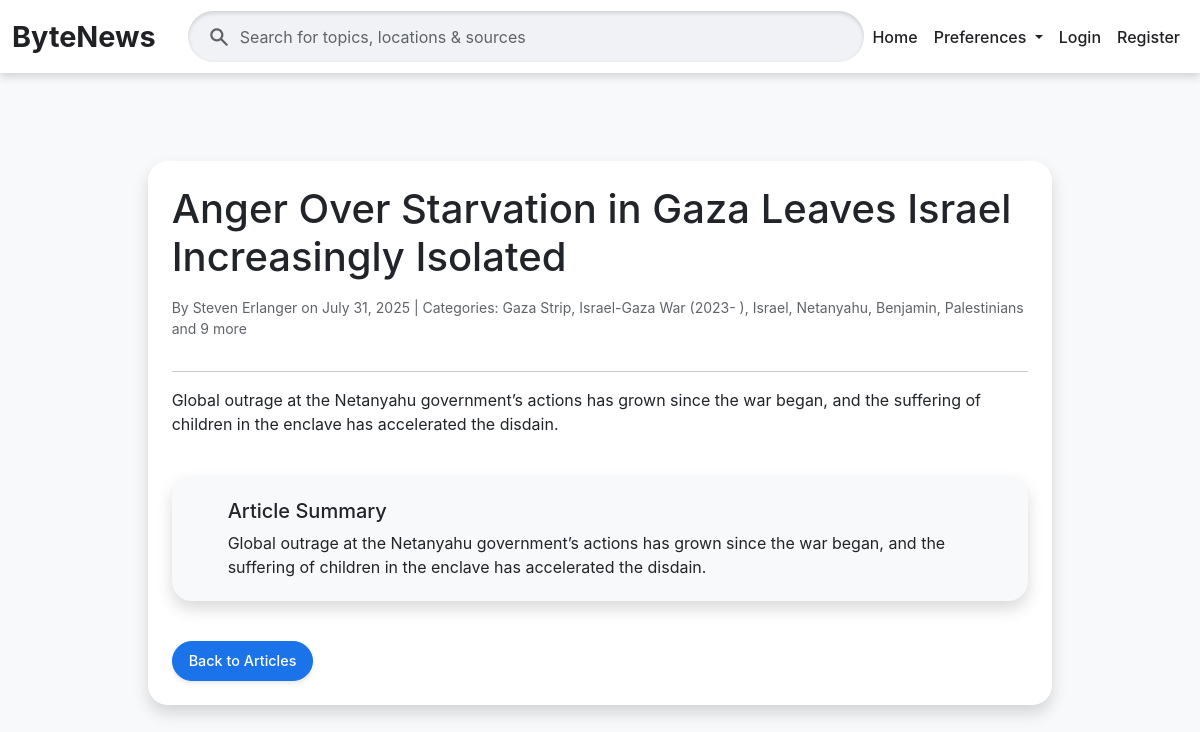
Page /article/anger-over-starvation-in-gaza-leaves-israel-increasingly-isolated/ on the committed database.
### news/models.py (models this page shows, shortened)
class Article(models.Model):
    title = models.CharField(max_length=200)
    content = models.TextField()
    publication_date = models.DateTimeField()
    author = models.CharField(max_length=100, blank=True, null=True)
    link = models.URLField(unique=True) # Ensure article links are unique
    categories = models.ManyToManyField(Category, related_name='articles')
    summary = models.TextField(blank=True, null=True) # New field for summary
    slug = models.SlugField(null=True, max_length=255, blank=True)
    approved = models.BooleanField(default=False) # New field to track approval status
    class Meta:
        ordering = ['-publication_date'] # Default ordering for articles
    def approved_status_icon(self): # Renamed for clarity in admin
        return self.approved # Return the boolean value directly
    approved_status_icon.boolean = True # Displays a nice checkmark/x in admin
    approved_status_icon.short_description = "Approved" # Column header in admin

class Category(models.Model):
    name = models.CharField(max_length=100, unique=True)
    class Meta:
        verbose_name_plural = "Categories" # Fix plural name in admin

### news/views.py (the view)
# urls.py: path('article/<slug:slug>/', views.ArticleDetailView.as_view(), name='article_detail'),
class ArticleDetailView(DetailView):
    model = Article
    template_name = 'news/article_detail.html'
    context_object_name = 'article'
    slug_url_kwarg = 'slug'
    query_pk_and_slug = True
    def get_object(self, queryset=None):
        obj = super().get_object(queryset)
        if self.request.user.is_authenticated:
            ReadingHistory.objects.get_or_create(user=self.request.user, article=obj)
        return obj

### news/templates/news/article_detail.html (shortened to what this page needs)
{% extends 'base.html' %}
{% load static %}
{% block content %}
<div class="container mt-4">
  <div class="row justify-content-center">
    <div class="col-lg-10">
      <div class="card p-4 mb-4">
        <h1 class="mb-3">{{ article.title }}</h1>
        <p class="article-detail-meta text-muted">
          By {{ article.author|default:"Unknown" }}
          on {{ article.publication_date|date:"F d, Y" }}
          {% if article.categories.exists %}
            | Categories:
            {% for category in article.categories.all|slice:":5" %}
              {{ category.name }}{% if not forloop.last %}, {% endif %}
            {% endfor %}
            {% if article.categories.count > 5 %}
              and {{ article.categories.count|add:"-5" }} more
            {% endif %}
          {% endif %}
        </p>
        <hr>
        <p>{{ article.content|linebreaksbr }}</p>
        <div id="articleSummarySection"
             class="card bg-light mt-4 mb-3"
             style="display: none;">
          <div class="card-body">
            <h5 class="card-title">Article Summary</h5>
            <p class="card-text" id="summaryContent"></p>
          </div>
        </div>
        <div class="d-flex justify-content-between align-items-center mt-4">
          <a href="{% url 'news:article_list' %}" class="btn btn-primary btn-sm">
            Back to Articles
          </a>
        </div>
      </div>
    </div>
  </div>
</div>
{% endblock %}

### ByteNews/templates/base.html (style rules this page uses)
:root { --gn-bg-light: #f8f9fa; --gn-card-bg: #ffffff; --gn-text-dark: #202124; --gn-text-muted: #5f6368; --gn-blue-accent: #1a73e8; --gn-blue-hover: #1764cc; --gn-border: #dadce0; --gn-input-bg: #f0f2f5; --gn-button-blue: #1a73e8; --gn-button-blue-hover: #1764cc; --gn-alert-bg: #e8f0fe; --gn-alert-border: #a8d1ff; --gn-danger-text: #d93025; --gn-danger-bg: #fce8e6; --gn-danger-border: #fccac7; --gn-success-text: #188038; --gn-success-bg: #e6f4ea; --gn-success-border: #a8daaa; }
body { background-color: var(--gn-bg-light); color: var(--gn-text-dark); font-family: 'Google Sans', 'Inter', sans-serif; }
.card { background-color: var(--gn-card-bg); border: none; border-radius: 20px; box-shadow: 0 8px 16px rgba(0,0,0,0.15); padding: 0.4rem 2.5rem; transition: transform 0.2s ease-in-out, box-shadow 0.2s ease-in-out; }
.card-text.text-muted, .article-detail-meta { color: var(--gn-text-muted) !important; font-size: 0.875rem; }
.btn-primary { background-color: var(--gn-button-blue); border-color: var(--gn-button-blue); color: white; border-radius: 24px; padding: 8px 16px; font-size: 0.9rem; font-weight: 500; text-decoration: none !important; transition: background-color 0.2s ease-in-out, box-shadow 0.2s ease-in-out; box-shadow: 0 2px 4px rgba(0,0,0,0.1); }
.container.mt-4 { padding-top: 20px; padding-bottom: 20px; }
.row > [class*="col-"] { padding-left: 1rem; padding-right: 1rem; padding-bottom: 2rem; }
.row { margin-left: -1rem; margin-right: -1rem; }

### rows in the picture
Article: title "Anger Over Starvation in Gaza Leaves Israel Increasingly Isolated", author "Steven Erlanger", publication_date "July 31, 2025", categories.count|add "9", content "Global outrage at the Netanyahu government’s actions has grown since the war began, and the suffering of children in the enclave has accelerated the disdain."
Category: name "Gaza Strip"
Category: name "Israel-Gaza War (2023- )"
Category: name "Israel"
Category: name "Netanyahu, Benjamin"
Category: name "Palestinians"
